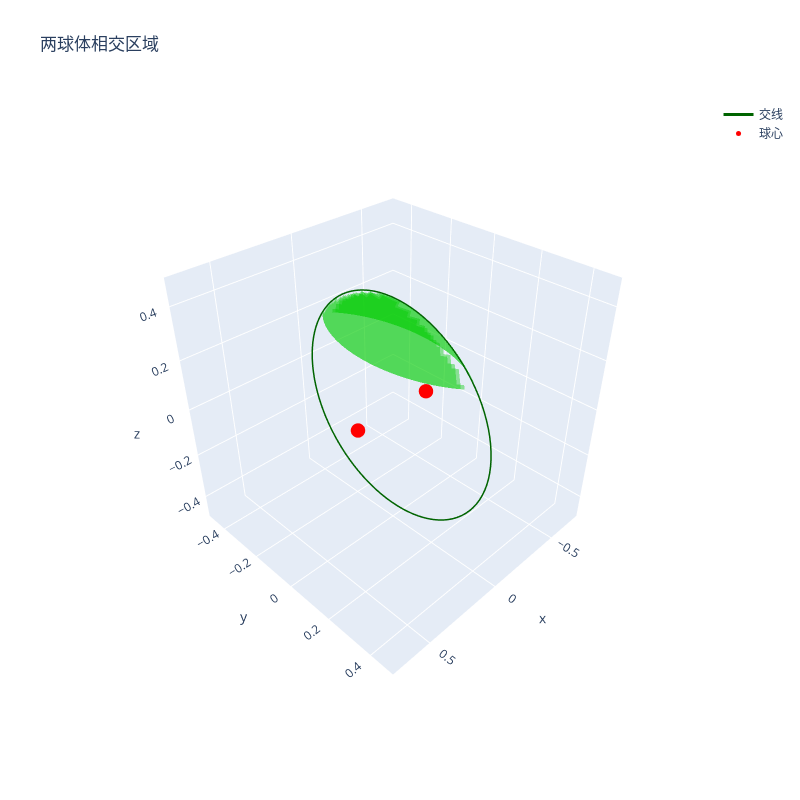

Notebook code for this chart:
### Code cell
import plotly.graph_objects as go
import numpy as np

# 参数设置
R = 0.5  # 球体半径
d = 0.5  # 两球心之间的距离
transparency = 0.4  # 透明度

def get_intersection_surface(n_theta=50, n_phi=25):
    """计算相交区域的表面点"""
    # 计算相交圆参数
    r = np.sqrt(R**2 - (d/2)**2)  # 相交圆半径
    alpha = np.arccos(d/(2*R))  # 相交角度
    
    # 生成参数网格
    theta = np.linspace(0, 2*np.pi, n_theta)  # 方位角
    phi = np.linspace(-alpha, alpha, n_phi)  # 从-alpha到alpha
    THETA, PHI = np.meshgrid(theta, phi)
    
    # 第一个球面的参数方程(球心在(-d/2,0,0))
    X1 = -d/2 + R * np.sin(PHI) * np.cos(THETA)
    Y1 = R * np.sin(PHI) * np.sin(THETA)
    Z1 = R * np.cos(PHI)
    
    # 第二个球面的参数方程(球心在(d/2,0,0))
    X2 = d/2 + R * np.sin(PHI) * np.cos(THETA)
    Y2 = R * np.sin(PHI) * np.sin(THETA)
    Z2 = R * np.cos(PHI)
    
    # 计算重叠区域的条件
    mask1 = X1 >= 0
    mask2 = X2 <= 0
    
    # 应用条件筛选
    X1 = np.where(mask1, X1, np.nan)
    Y1 = np.where(mask1, Y1, np.nan)
    Z1 = np.where(mask1, Z1, np.nan)
    
    X2 = np.where(mask2, X2, np.nan)
    Y2 = np.where(mask2, Y2, np.nan)
    Z2 = np.where(mask2, Z2, np.nan)
    
    return X1, Y1, Z1, X2, Y2, Z2

# 生成相交表面的点
X1, Y1, Z1, X2, Y2, Z2 = get_intersection_surface(n_theta=100, n_phi=50)

# 创建图形
fig = go.Figure()

# 添加第一个球面片
fig.add_trace(
    go.Surface(
        x=X1,
        y=Y1,
        z=Z1,
        colorscale=[[0, "lime"], [1, "lime"]],
        opacity=transparency,
        showscale=False,
    )
)

# 添加第二个球面片
fig.add_trace(
    go.Surface(
        x=X2,
        y=Y2,
        z=Z2,
        colorscale=[[0, "lime"], [1, "lime"]],
        opacity=transparency,
        showscale=False,
    )
)

# 添加交线圆
t = np.linspace(0, 2*np.pi, 100)
r_intersection = np.sqrt(R**2 - (d/2)**2)
x_intersection = np.zeros_like(t)
y_intersection = r_intersection * np.cos(t)
z_intersection = r_intersection * np.sin(t)

fig.add_trace(
    go.Scatter3d(
        x=x_intersection,
        y=y_intersection,
        z=z_intersection,
        mode="lines",
        line=dict(color="darkgreen", width=3),
        name="交线",
    )
)

# 添加球心
fig.add_trace(
    go.Scatter3d(
        x=[-d/2, d/2],
        y=[0, 0],
        z=[0, 0],
        mode="markers",
        marker=dict(size=5, color="red"),
        name="球心",
    )
)

# 设置布局
fig.update_layout(
    scene=dict(
        xaxis=dict(range=[-R-d/2, R+d/2]),
        yaxis=dict(range=[-R, R]),
        zaxis=dict(range=[-R, R]),
        aspectmode="cube",  # 确保显示为正球形
        camera=dict(eye=dict(x=1.5, y=1.5, z=1.5)),
    ),
    width=800,
    height=800,
    title="两球体相交区域",
)

fig.show()

### Figure 1 — Plotly figure (JSON) as saved in the notebook; plotly's stock layout.template omitted (floating-point values rounded to 4 significant figures; data arrays with more than 128 entries replaced by an {"elided": "..."} marker saying what was removed)
{"data": [{"colorscale": [[0, "lime"], [1, "lime"]], "opacity": 0.4, "showscale": false, "type": "surface", "x": {"elided": "50x100 float values"}, "y": {"elided": "50x100 float values"}, "z": {"elided": "50x100 float values"}}, {"colorscale": [[0, "lime"], [1, "lime"]], "opacity": 0.4, "showscale": false, "type": "surface", "x": {"elided": "50x100 float values"}, "y": {"elided": "50x100 float values"}, "z": {"elided": "50x100 float values"}}, {"line": {"color": "darkgreen", "width": 3}, "mode": "lines", "name": "交线", "type": "scatter3d", "x": [0.0, 0.0, 0.0, 0.0, 0.0, 0.0, 0.0, 0.0, 0.0, 0.0, 0.0, 0.0, 0.0, 0.0, 0.0, 0.0, 0.0, 0.0, 0.0, 0.0, 0.0, 0.0, 0.0, 0.0, 0.0, 0.0, 0.0, 0.0, 0.0, 0.0, 0.0, 0.0, 0.0, 0.0, 0.0, 0.0, 0.0, 0.0, 0.0, 0.0, 0.0, 0.0, 0.0, 0.0, 0.0, 0.0, 0.0, 0.0, 0.0, 0.0, 0.0, 0.0, 0.0, 0.0, 0.0, 0.0, 0.0, 0.0, 0.0, 0.0, 0.0, 0.0, 0.0, 0.0, 0.0, 0.0, 0.0, 0.0, 0.0, 0.0, 0.0, 0.0, 0.0, 0.0, 0.0, 0.0, 0.0, 0.0, 0.0, 0.0, 0.0, 0.0, 0.0, 0.0, 0.0, 0.0, 0.0, 0.0, 0.0, 0.0, 0.0, 0.0, 0.0, 0.0, 0.0, 0.0, 0.0, 0.0, 0.0, 0.0], "y": [0.433, 0.4321, 0.4295, 0.4252, 0.4191, 0.4114, 0.402, 0.391, 0.3784, 0.3643, 0.3487, 0.3317, 0.3134, 0.2938, 0.273, 0.2512, 0.2283, 0.2045, 0.1799, 0.1545, 0.1286, 0.1021, 0.07519, 0.04799, 0.0206, -0.00687, -0.03432, -0.06162, -0.08868, -0.1154, -0.1416, -0.1673, -0.1923, -0.2165, -0.2399, -0.2622, -0.2836, -0.3037, -0.3227, -0.3404, -0.3567, -0.3715, -0.3849, -0.3967, -0.4069, -0.4155, -0.4224, -0.4276, -0.4311, -0.4328, -0.4328, -0.4311, -0.4276, -0.4224, -0.4155, -0.4069, -0.3967, -0.3849, -0.3715, -0.3567, -0.3404, -0.3227, -0.3037, -0.2836, -0.2622, -0.2399, -0.2165, -0.1923, -0.1673, -0.1416, -0.1154, -0.08868, -0.06162, -0.03432, -0.00687, 0.0206, 0.04799, 0.07519, 0.1021, 0.1286, 0.1545, 0.1799, 0.2045, 0.2283, 0.2512, 0.273, 0.2938, 0.3134, 0.3317, 0.3487, 0.3643, 0.3784, 0.391, 0.402, 0.4114, 0.4191, 0.4252, 0.4295, 0.4321, 0.433], "z": [0.0, 0.02746, 0.05482, 0.08195, 0.1088, 0.1351, 0.1609, 0.1861, 0.2105, 0.2341, 0.2567, 0.2783, 0.2988, 0.3181, 0.3361, 0.3527, 0.3679, 0.3817, 0.3939, 0.4045, 0.4135, 0.4208, 0.4264, 0.4303, 0.4325, 0.433, 0.4317, 0.4286, 0.4238, 0.4174, 0.4092, 0.3994, 0.388, 0.375, 0.3605, 0.3446, 0.3272, 0.3086, 0.2887, 0.2677, 0.2455, 0.2224, 0.1984, 0.1736, 0.1481, 0.122, 0.0954, 0.06842, 0.04116, 0.01374, -0.01374, -0.04116, -0.06842, -0.0954, -0.122, -0.1481, -0.1736, -0.1984, -0.2224, -0.2455, -0.2677, -0.2887, -0.3086, -0.3272, -0.3446, -0.3605, -0.375, -0.388, -0.3994, -0.4092, -0.4174, -0.4238, -0.4286, -0.4317, -0.433, -0.4325, -0.4303, -0.4264, -0.4208, -0.4135, -0.4045, -0.3939, -0.3817, -0.3679, -0.3527, -0.3361, -0.3181, -0.2988, -0.2783, -0.2567, -0.2341, -0.2105, -0.1861, -0.1609, -0.1351, -0.1088, -0.08195, -0.05482, -0.02746, -1.061e-16]}, {"marker": {"color": "red", "size": 5}, "mode": "markers", "name": "球心", "type": "scatter3d", "x": [-0.25, 0.25], "y": [0, 0], "z": [0, 0]}], "layout": {"height": 800, "scene": {"aspectmode": "cube", "camera": {"eye": {"x": 1.5, "y": 1.5, "z": 1.5}}, "xaxis": {"range": [-0.75, 0.75]}, "yaxis": {"range": [-0.5, 0.5]}, "zaxis": {"range": [-0.5, 0.5]}}, "title": {"text": "两球体相交区域"}, "width": 800}}
